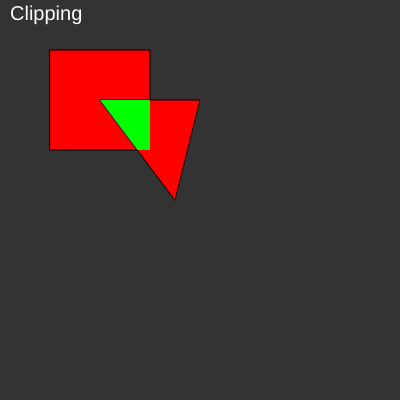
Frame 1 (no input)
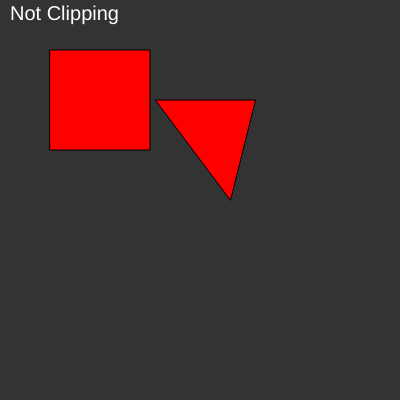
Frame 60 (no input)
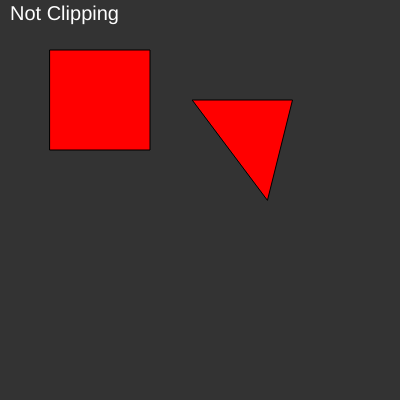
Frame 120 (the mouse pressed at the canvas centre since frame 60)

The p5.js sketch that drew these frames (run headless with seeded random() and noise() and a simulated clock; from frame 60 on, the mouse is pressed at the canvas centre):

// p5.js sketch
// ── sketch.js
/// Intellisense Support
/// <reference path="../../resrc/TSDef/p5.global-mode.d.ts" />

let rect, triangle, poly;
let overlap;
let render_text;

function setup() {
  createCanvas(400, 400);
  textSize(20);

  rect = new Rectangle(50, 50, 100, 100);

  triangle = new Triangle(createVector(100, 100),
                        createVector(200, 100),
                        createVector(175, 200));
}


function draw() {  
  background(51);
  
  // Render the base shapes
  rect.render();
  triangle.render();

  // Calculate the overlap using the Sutherland-Hodgman Algorithm
  overlap_vertices = SutherlandHodgman(triangle, rect);
  
  // Create a new Polygon from the overlap vertices
  if(overlap_vertices.length != 0){
    render_text = "Clipping";
    poly = new Polygon(overlap_vertices);
    poly.render();
  } else {
    render_text = "Not Clipping"
  }

  // Render Text
  push();
  noStroke();
  fill(255);
  text(render_text, 10, 20);
  pop();

  // Oscillate the triangle
  triangle.move(cos(frameCount/100) * 1, 0);

}

// https://en.wikipedia.org/wiki/Sutherland%E2%80%93Hodgman_algorithm
function SutherlandHodgman(clipPolygon, subjectPolygon) {
  let clipEdges = clipPolygon.getEdges();
  let outputList = subjectPolygon.getVertices();
  let inputList = [];
  let currentPoint, prevPoint;

  for(let clipEdge of clipEdges) {
    inputList = outputList;
    outputList = [];

    for(let i = 0; i < inputList.length; i++) {
      currentPoint = inputList[i];
      prevPoint = inputList[(i-1+inputList.length)%inputList.length];

      intersectingPoint = ComputeIntersection(prevPoint, currentPoint, clipEdge)
    
      if(isInside(currentPoint, clipEdge)) {
        if(!isInside(prevPoint, clipEdge)) {
          outputList.push(intersectingPoint);
        }
        outputList.push(currentPoint);
      } else if(isInside(prevPoint, clipEdge)) {
        outputList.push(intersectingPoint);
      }
    }
  }
  return outputList;
}

function ComputeIntersection(p1, p2, edge) {
  let otherEdge = new Edge(p1, p2);
  return edge.getIntersect(otherEdge);
}

function isInside(point, edge) {
  let edgeV = p5.Vector.sub(edge.v2, edge.v1);
  let pointV = p5.Vector.sub(point, edge.v1);
  return (p5.Vector.cross(edgeV, pointV).z >= 0);

}
// ── geometry.js
class Rectangle {
    constructor(x, y, w, h) {
        // vertices are vectors
        this.vertices = [];
        // add vertices clockwise
        this.vertices.push(createVector(x, y));
        this.vertices.push(createVector(x + w, y));
        this.vertices.push(createVector(x + w, y + h));
        this.vertices.push(createVector(x, y + h));
    }

    render() {
        push();
        strokeWeight(1);
        stroke(0);
        fill(255, 0, 0);
        quad(this.vertices[0].x, this.vertices[0].y,
            this.vertices[1].x, this.vertices[1].y,
            this.vertices[2].x, this.vertices[2].y,
            this.vertices[3].x, this.vertices[3].y);
        pop();
    }

    getEdges() {
        let edges = [];
        for(let vi = 0; vi < this.vertices.length; vi++) {
            let edge = new Edge(this.vertices[vi], this.vertices[(vi + 1) % this.vertices.length]);
            edges.push(edge);
        }
        return edges;
    }

    getVertices() {
        return this.vertices;
    }
}

class Triangle {
    constructor(v1, v2, v3) {
        this.vertices = [];
        this.vertices.push(v1, v2, v3);
    }

    render() {
        push();
        strokeWeight(1);
        stroke(0);
        fill(255, 0, 0);
        beginShape(TRIANGLES);
        vertex(this.vertices[0].x, this.vertices[0].y);
        vertex(this.vertices[1].x, this.vertices[1].y);
        vertex(this.vertices[2].x, this.vertices[2].y);
        endShape();
        pop();
    }

    move(x, y) {
        for(let i = 0; i < this.vertices.length; i++ ) {
            this.vertices[i].x += x;
            this.vertices[i].y += y;
        }
    }

    getEdges() {
        let edges = [];
        for(let vi = 0; vi < this.vertices.length; vi++) {
            let edge = new Edge(this.vertices[vi], this.vertices[(vi + 1) % this.vertices.length]);
            edges.push(edge);
        }
        return edges;
    }

    getVertices() {
        return this.vertices;
    }
}

class Mesh {
    constructor(tris){
        this.tris = tris; // array of triangles
    }

    render() {
        for(let tri of this.tris) {
            tri.render();
        }
    }
}

class Edge {
    constructor(v1, v2){
        this.v1 = v1;
        this.v2 = v2;
    }

    getIntersect(otherEdge) {
        let point1 = this.v1;
        let point2 = this.v2;
        let point3 = otherEdge.v1;
        let point4 = otherEdge.v2;

        const t = ((point4.x - point3.x) * (point1.y - point3.y) - 
            (point4.y - point3.y) * (point1.x - point3.x)) /
            ((point4.y - point3.y) * (point2.x - point1.x) - 
            (point4.x - point3.x) * (point2.y - point1.y));

        const x = point1.x + t * (point2.x - point1.x);
        const y = point1.y + t * (point2.y - point1.y);

        return createVector(x, y);

    }
}

class Polygon {
    constructor(verts) {
        this.vertices = verts;
    }

    render() {
        push();
        noStroke();
        fill(0, 255, 0);
        beginShape();
        for(let v of this.vertices) {
            vertex(v.x, v.y);
        }
        endShape(CLOSE);
        pop();
    }
}
